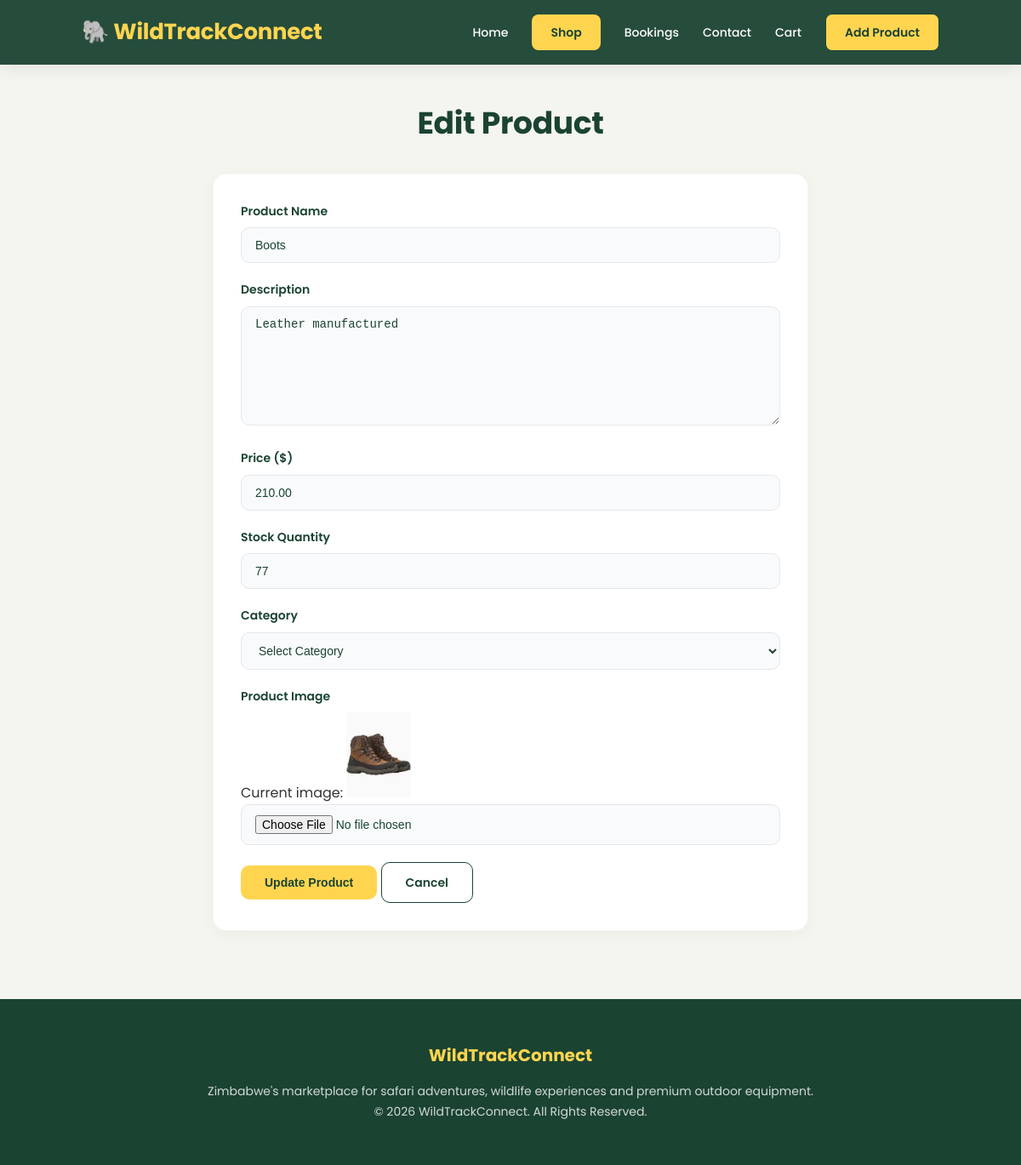
Page /products/14/edit/ on the committed database.
### store/models.py (models this page shows, shortened)
class Product(models.Model):
    CATEGORY_CHOICES = [
        ('accommodation', 'Safari Accommodation'),
        ('game_drives', 'Game Drives'),
        ('camping', 'Camping Equipment'),
        ('photography', 'Photography Equipment'),
        ('hunting', 'Hunting Equipment'),
        ('drones', 'Monitoring Drones'),
    ]
    name = models.CharField(max_length=255)
    description = models.TextField(blank=True)
    price = models.DecimalField(max_digits=10, decimal_places=2)
    stock = models.PositiveIntegerField(default=0)
    image = models.ImageField(upload_to='products/', blank=True, null=True)
    category = models.CharField(max_length=50, choices=CATEGORY_CHOICES, blank=True)

### store/views.py (the view, shortened to what this page needs)
# urls.py: path('products/<int:product_id>/edit/', views.edit_product, name='edit_product'),
def edit_product(request, product_id):
    product = get_object_or_404(Product, id=product_id)
    return render(request, 'store/edit_product.html', {'product': product})

### store/templates/store/edit_product.html (shortened to what this page needs)
{% extends 'store/base.html' %}
{% block content %}
<div class="form-container">
    <h1 class="page-title">Edit Product</h1>
    <form method="post" enctype="multipart/form-data">
        <div class="form-group">
            <label for="name">Product Name</label>
            <input type="text" id="name" name="name" value="{{ name|default:product.name }}" required>
        </div>
        <div class="form-group">
            <label for="description">Description</label>
            <textarea id="description" name="description">{{ description|default:product.description }}</textarea>
        </div>
        <div class="form-group">
            <label for="price">Price ($)</label>
            <input type="number" id="price" name="price" step="0.01" value="{{ price|default:product.price }}" required>
        </div>
        <div class="form-group">
            <label for="stock">Stock Quantity</label>
            <input type="number" id="stock" name="stock" value="{{ stock|default:product.stock }}">
        </div>
        <div class="form-group">
            <label for="category">Category</label>
            <select id="category" name="category">
                <option value="">Select Category</option>
            </select>
        </div>
        <div class="form-group">
            <label for="image">Product Image</label>
            {% if product.image %}
                <p>Current image: <img src="{{ product.image.url }}" alt="{{ product.name }}" style="max-height: 100px;"></p>
            {% endif %}
            <input type="file" id="image" name="image" accept="image/*">
        </div>
        <button type="submit" class="btn">Update Product</button>
        <a href="{% url 'products' %}" class="btn secondary">Cancel</a>
    </form>
</div>
{% endblock %}

### store/static/css/style.css (style rules this page uses)
* { margin:0; padding:0; box-sizing:border-box; }
html { scroll-behavior:smooth; }
body { font-family:'Poppins',sans-serif; background:#f5f5f0; color:#333; line-height:1.6; }
a { text-decoration:none; }
.btn { display:inline-flex; align-items:center; justify-content:center; background:#FFD54F; color:#1b4332; padding:12px 28px; border-radius:10px; font-weight:600; transition:all 0.2s ease; font-size:14px; border:none; cursor:pointer; text-decoration:none; gap:8px; }
.secondary { background:transparent; color:#1b4332; border:1.5px solid #1b4332; }
form { max-width:700px; margin:auto; background:white; padding:32px; border-radius:16px; box-shadow:0 4px 20px rgba(0,0,0,0.04); border:1px solid rgba(0,0,0,0.04); }
.form-group { margin-bottom:20px; }
.form-group label { display:block; margin-bottom:8px; color:#1b4332; font-weight:600; font-size:14px; }
form input, form textarea, form select { width:100%; padding:12px 16px; border:1.5px solid #e5e7eb; border-radius:10px; font-size:14px; transition:all 0.2s ease; background:#f9fafb; color:#1b4332; }
textarea { height:140px; resize:vertical; }
form button { border:none; cursor:pointer; }
.page-title { text-align:center; margin:40px 0 30px; font-size:36px; color:#1b4332; font-weight:700; letter-spacing:-0.3px; }

### rows in the picture
Product: name "Boots", description "Leather manufactured", price "210.00", stock "77", image (picture)
